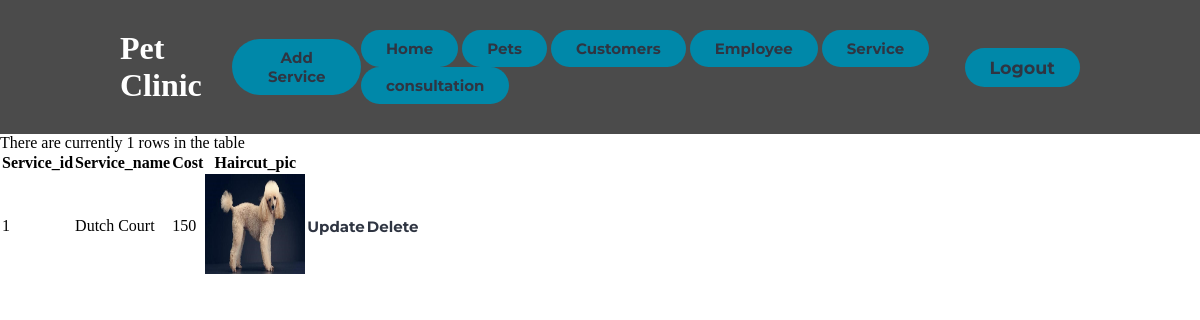
Page /service.php (signed in) on the committed database.
### tables this page shows
CREATE TABLE `service` (
  `Service_id` int(45) NOT NULL AUTO_INCREMENT,
  `Service_name` varchar(45) NOT NULL,
  `Cost` double NOT NULL,
  `Haircut_pic` varchar(100) NOT NULL,
  PRIMARY KEY (`Service_id`)
);

### service.php (the view, shortened to what this page needs)
<!DOCTYPE html>
<html lang="en">
<head>
    <link rel="stylesheet" href="./styles/style.css">
</head>
<body style = "background: url(https://wallpapercave.com/wp/B1sODrM.jpg); background-size: 100% ; ">
    <?php
include "includes/config.php";
?>
    <header>
        <div class="logo">
            <h1>Pet Clinic</h1>
        </div>
        <button><a href = "Create4.php"> <h4>Add Service</h4>  </a></button>
        <nav>
            <ul>
            <button> <a href = "index.php"><h4>Home</h4></a></button>
                <button> <a href = "pets.php"><h4>Pets</h4></a></button>
                <button><a href = "customer.php"><h4>Customers</h4></a></button>
                <button><a href = "employee.php"><h4>Employee</h4></a></button>
                <button><a href = "service.php"><h4>Service</h4></a></button>
                <button><a href = "consultationz.php"><h4>consultation</h4></a></button>
            </ul>
        </nav>
        <button><?php if ( (isset($_SESSION['Employee_id'])) && (basename($_SERVER['PHP_SELF']) != 'logout.php') ) {
echo '<a href="logout.php"><h3>Logout</h3></a>';
} else {
echo '<a href="login.php"><h3>Login</h3></a>';
}
?>
</button>
    </header>
    <table >
    <thead>
      <tr>
        <th>Service_id </th>
        <th>Service_name</th>
        <th>Cost</th>
        <th>Haircut_pic</th>
        </tr>
    </thead>
 <tbody>
<?php
if (!isset($_SESSION['Employee_id'])){
    require ('includes/login_functions.inc.php');
 echo "<p>please log in to view pet services.</p>";
}
else{
$result = mysqli_query( $conn,"SELECT * FROM service ORDER BY Service_id ASC" );
$num_rows = mysqli_num_rows( $result );
echo "There are currently $num_rows rows in the table<P>";
  while ($row = mysqli_fetch_array($result)) {
        echo "<tr>\n";
        echo "<td>".$row['Service_id']."</td>";
        echo "<td>".$row['Service_name']."</td>";
        echo "<td>".$row['Cost']."</td>";
        echo "<td><img width = '100px' height = '100px' src =".$row['Haircut_pic']."></td>";
        echo "<td align='center'><a href='edit4.php?Service_id=".$row['Service_id']."' role='button'> <h4>Update</h4></a></td>";
       echo "<td align='center'><a href='delete4.php?Service_id=".$row['Service_id']."' role='button'> <h4>Delete</h4></a></td>";
        echo "</tr>\n";
}
}
 ?>
</tbody>
</table>
</body>
</html>

### styles/style.css (style rules this page uses)
* { box-sizing: border-box; margin: 0; padding: 0; }
li, a, button { font-family: 'Montserrat', sans-serif; font-weight: 500; font-size: 15px; color: #2f3542; text-decoration: none; }
header { display: flex; justify-content: space-between; align-items: center; padding: 30px 10%; background-color: #4b4b4b; }
.logo { cursor: auto; color: white; }
button { padding: 9px 25px; background-color: rgba(0, 136, 169, 1); border: none; border-radius: 50px; cursor: pointer; transition: all 0.3s ease 0s; }

### rows in the picture
service: Service_id "1", Service_name "Dutch Court", Cost "150", Haircut_pic (picture)
